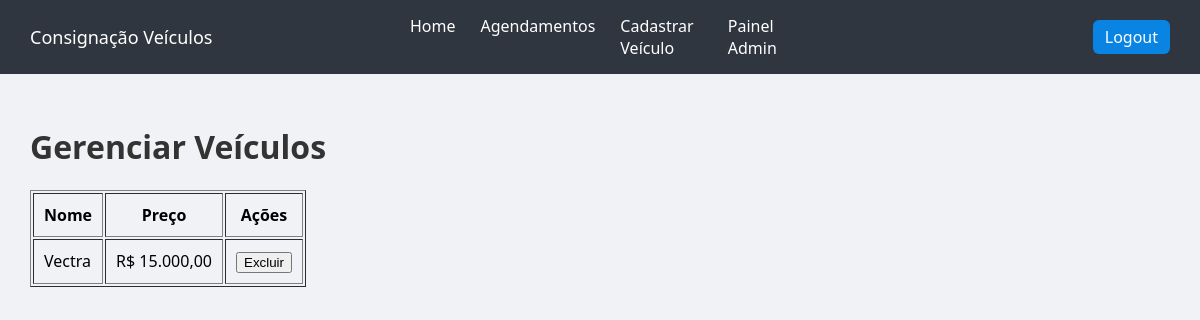
/admin/veiculos (signed in), run on an earlier commit of the app's database.
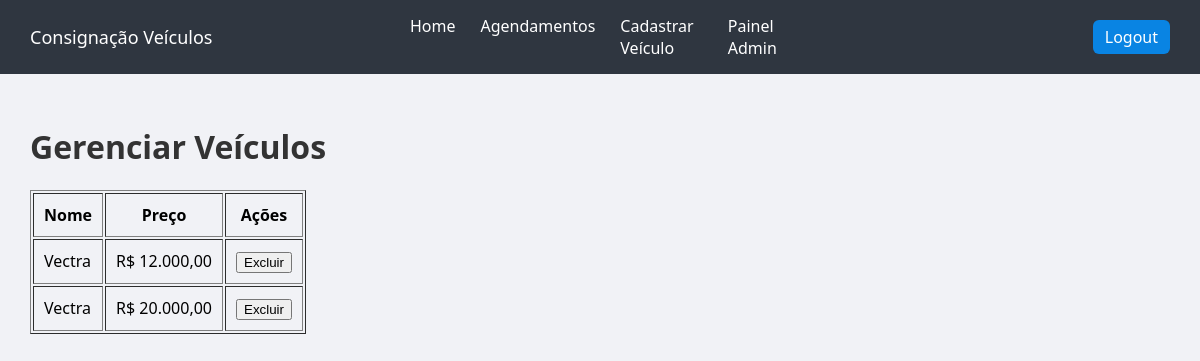
And on a later commit of the database.
### models.py (models this page shows)
class Veiculo(db.Model):
    id = db.Column(db.Integer, primary_key=True)
    nome = db.Column(db.String(100))
    descricao = db.Column(db.Text)
    preco = db.Column(db.Float)
    imagem = db.Column(db.String(200))

### app.py (the view)
@app.route('/admin/veiculos')
def admin_veiculos():
    if not session.get('is_admin'):
        return redirect('/')
    veiculos = Veiculo.query.all()
    return render_template('admin/veiculos.html', veiculos=veiculos)

### app.py (called while the page is built)
@app.template_filter('moeda')
def moeda(valor):
    return f"R$ {valor:,.2f}".replace(",","X").replace(".",",").replace("X",".")

### templates/admin/veiculos.html (shortened to what this page needs)
<!DOCTYPE html>
<html lang="en">
<head>
</head>
<body>
    {% extends 'base.html' %}
    {% block content %}
        <h1>Gerenciar Veículos</h1>
        <table border="1" cellpadding="10">
            <tr>
                <th>Nome</th>
                <th>Preço</th>
                <th>Ações</th>
            </tr>
            {% for v in veiculos %}
                <tr>
                    <td>{{ v.nome }}</td>
                    <td>{{ v.preco | moeda }}</td>
                    <td>
                        <form action="/admin/excluir/{{ v.id }}" method="POST" style="display:inline;">
                            <button onclick="return confirm('Tem certeza que deseja excluir?')">
                                Excluir
                            </button>
                        </form>
                    </td>
                </tr>
            {% endfor %}
        </table>
    {% endblock %}

What changed in the data, as far as the page shows it:
changed Veiculo (number 1 of 2 on the later page): preco|moeda "R$ 15.000,00" → "R$ 12.000,00"
added Veiculo: nome "Vectra", preco|moeda "R$ 20.000,00"
